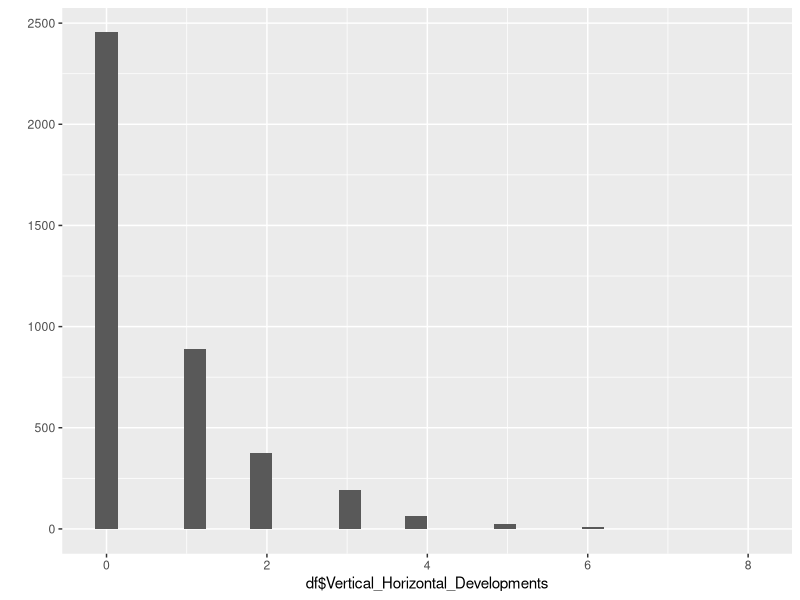
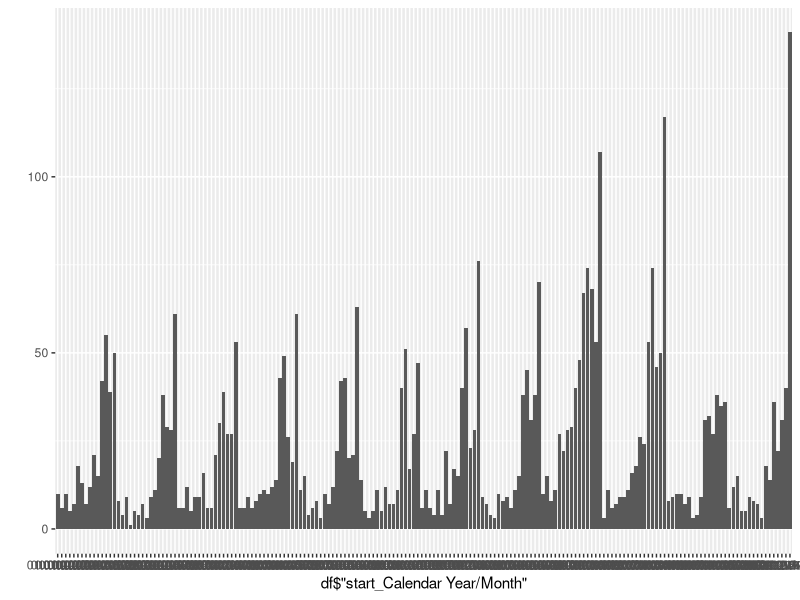
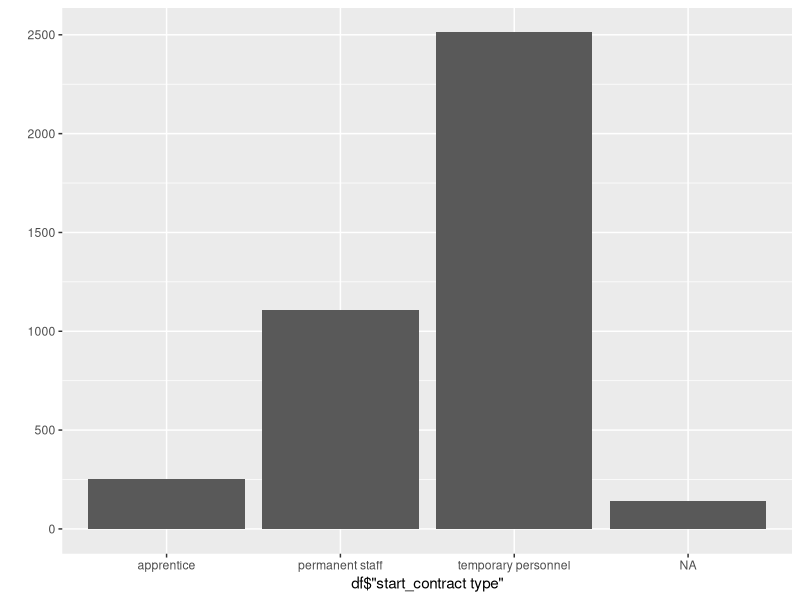
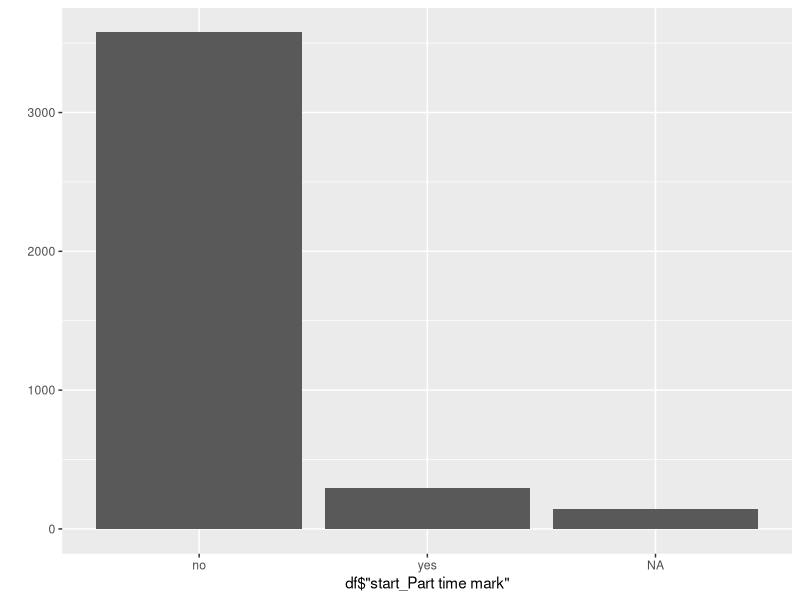
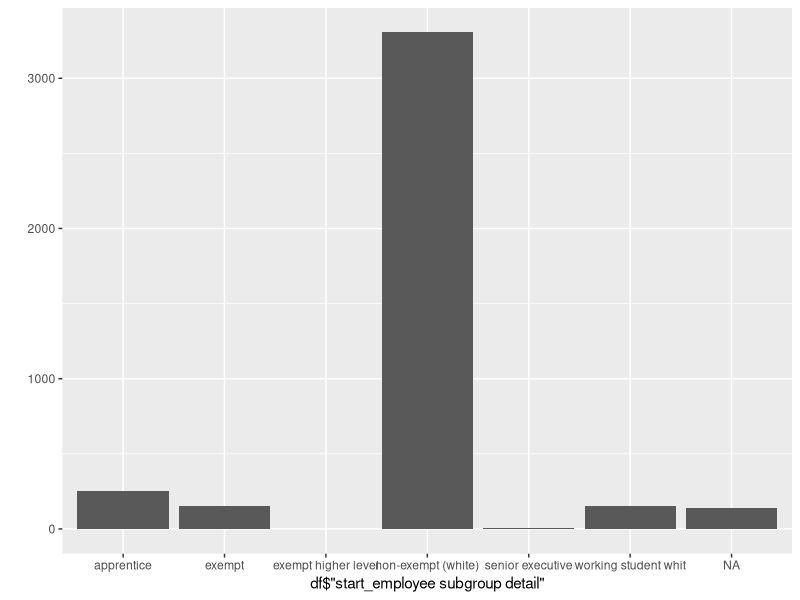
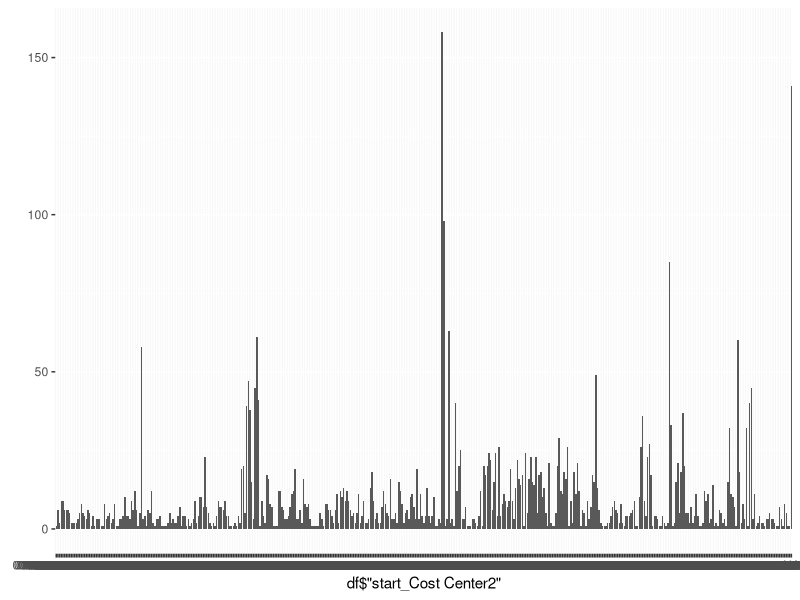
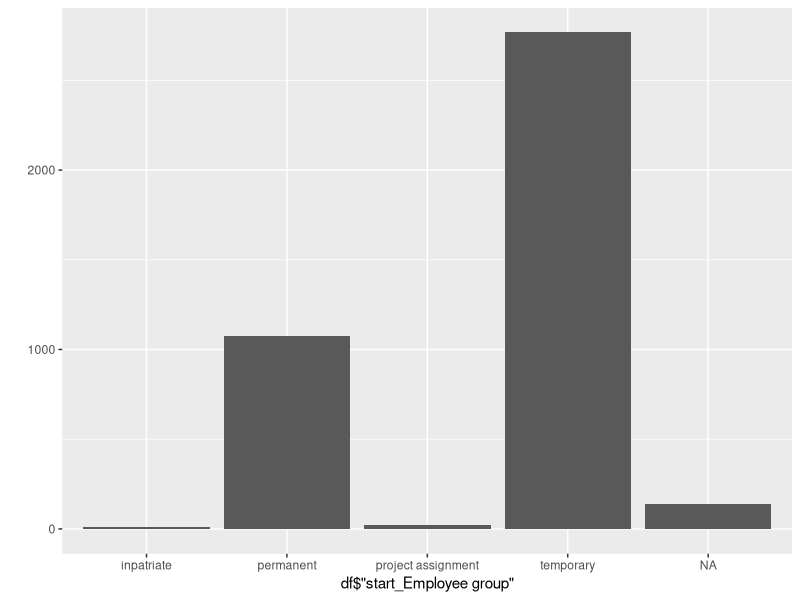
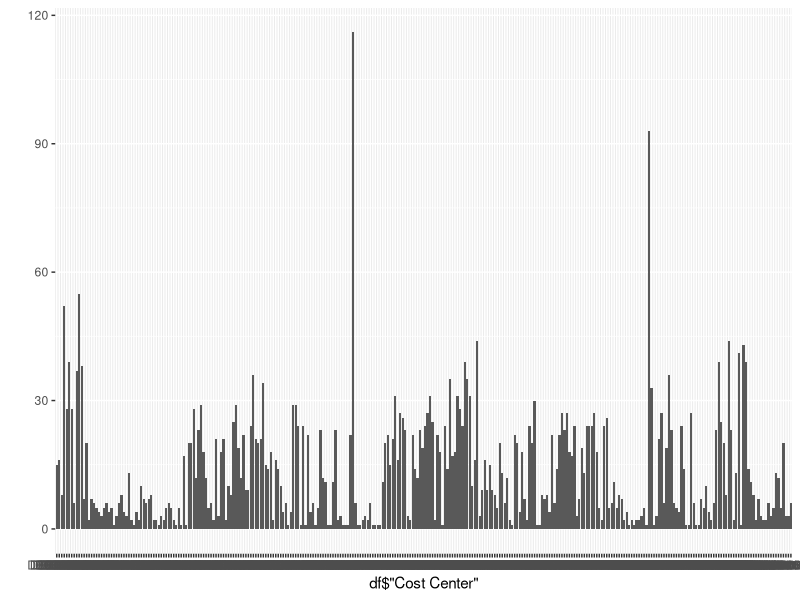

Generate these figures, in order, with R:
## ---- chunk 1
library(readxl)
library(ggplot2)

df <- read_xlsx("20211209_raw_dataset.xlsx")
View(df)

## ---- chunk 2
df$`Date of Birth` <- as.Date(df$`Date of Birth`, '%d.%M.%y')
str(df$`Date of Birth`)
## ---- chunk 3
unique(df$Vertical_Horizontal_Developments)
summary(df$Vertical_Horizontal_Developments)
sum(is.na(df$Vertical_Horizontal_Developments))
qplot(df$Vertical_Horizontal_Developments)
## ---- chunk 4
unique(df$'start_Calendar Year/Month')
summary(df$'start_Calendar Year/Month')
sum(is.na(df$'start_Calendar Year/Month'))
qplot(df$'start_Calendar Year/Month')
#hier nach Jahren und eventuell Monaten splitten, dann könnte man ne Abhängigkeit zeigen, dass z.B. Menschen die Monat Januar anfangen schneller aussteigen als im März :D
## ---- chunk 5
unique(df$'start_contract type')
summary(df$'start_contract type')
sum(is.na(df$'start_contract type'))
qplot(df$'start_contract type')
## ---- chunk 6
unique(df$'start_Part time mark')
summary(df$'start_Part time mark')
sum(is.na(df$'start_Part time mark'))
qplot(df$'start_Part time mark')
## ---- chunk 7
df$`start_Part time mark` <- NULL
## ---- chunk 8
unique(df$'start_employee subgroup detail')
summary(df$'start_employee subgroup detail')
sum(is.na(df$'start_employee subgroup detail'))
qplot(df$'start_employee subgroup detail')
## ---- chunk 9
df$`start_employee subgroup detail` <- NULL
## ---- chunk 10
unique(df$'start_Cost Center2')
summary(df$'start_Cost Center2')
sum(is.na(df$'start_Cost Center2'))
qplot(df$'start_Cost Center2')
## ---- chunk 11
df$`start_Cost Center2` <- NULL
## ---- chunk 12
unique(df$'start_Employee group')
summary(df$'start_Employee group')
sum(is.na(df$'start_Employee groupl'))
qplot(df$'start_Employee group')
## ---- chunk 13
unique(df$'Cost Center')
summary(df$'Cost Center')
sum(is.na(df$'Cost Center'))
qplot(df$'Cost Center')
## ---- chunk 14
df$`Cost Center` <- NULL
## ---- chunk 15
df$`Cost Center` <- NULL
## ---- chunk 16
unique(df$'decrease_Category')
summary(df$'decrease_Category')
sum(is.na(df$'decrease_Category'))
qplot(df$'decrease_Category')
## ---- chunk 17
unique(df$'decrease_Sub-category')
summary(df$'decrease_Sub-category')
sum(is.na(df$'decrease_Sub-category'))
qplot(df$'decrease_Sub-category')
## ---- chunk 18
unique(df$'decrease_SDU Name for ExR')
summary(df$'decrease_SDU Name for ExR')
sum(is.na(df$'decrease_SDU Name for ExR'))
qplot(df$'decrease_SDU Name for ExR')
## ---- chunk 19
unique(df$'decrease_SDU')
summary(df$'decrease_SDU')
sum(is.na(df$'decrease_SDU'))
qplot(df$'decrease_SDU')
## ---- chunk 20
df$decrease_SDU <- NULL
## ---- chunk 21
unique(df$'decrease_Service Stream')
summary(df$'decrease_Service Stream')
sum(is.na(df$'decrease_Service Stream'))
qplot(df$'decrease_Service Stream')
## ---- chunk 22
unique(df$'start_Category')
summary(df$'start_Category')
sum(is.na(df$'start_Category'))
qplot(df$'start_Category')
## ---- chunk 23
unique(df$'start_Sub-category')
summary(df$'start_Sub-category')
sum(is.na(df$'start_Sub-category'))
qplot(df$'start_Sub-category')
## ---- chunk 24
unique(df$'start_SDU Name for ExR')
summary(df$'start_SDU Name for ExR')
sum(is.na(df$'start_SDU Name for ExR'))
qplot(df$'start_SDU Name for ExR')
## ---- chunk 25
unique(df$'start_SDU')
summary(df$'start_SDU')
sum(is.na(df$'start_SDU'))
qplot(df$'start_SDU')
## ---- chunk 26
df$start_SDU <- NULL
## ---- chunk 27
unique(df$'start_Service Stream')
summary(df$'start_Service Stream')
sum(is.na(df$'start_Service Stream'))
qplot(df$'start_Service Stream')
